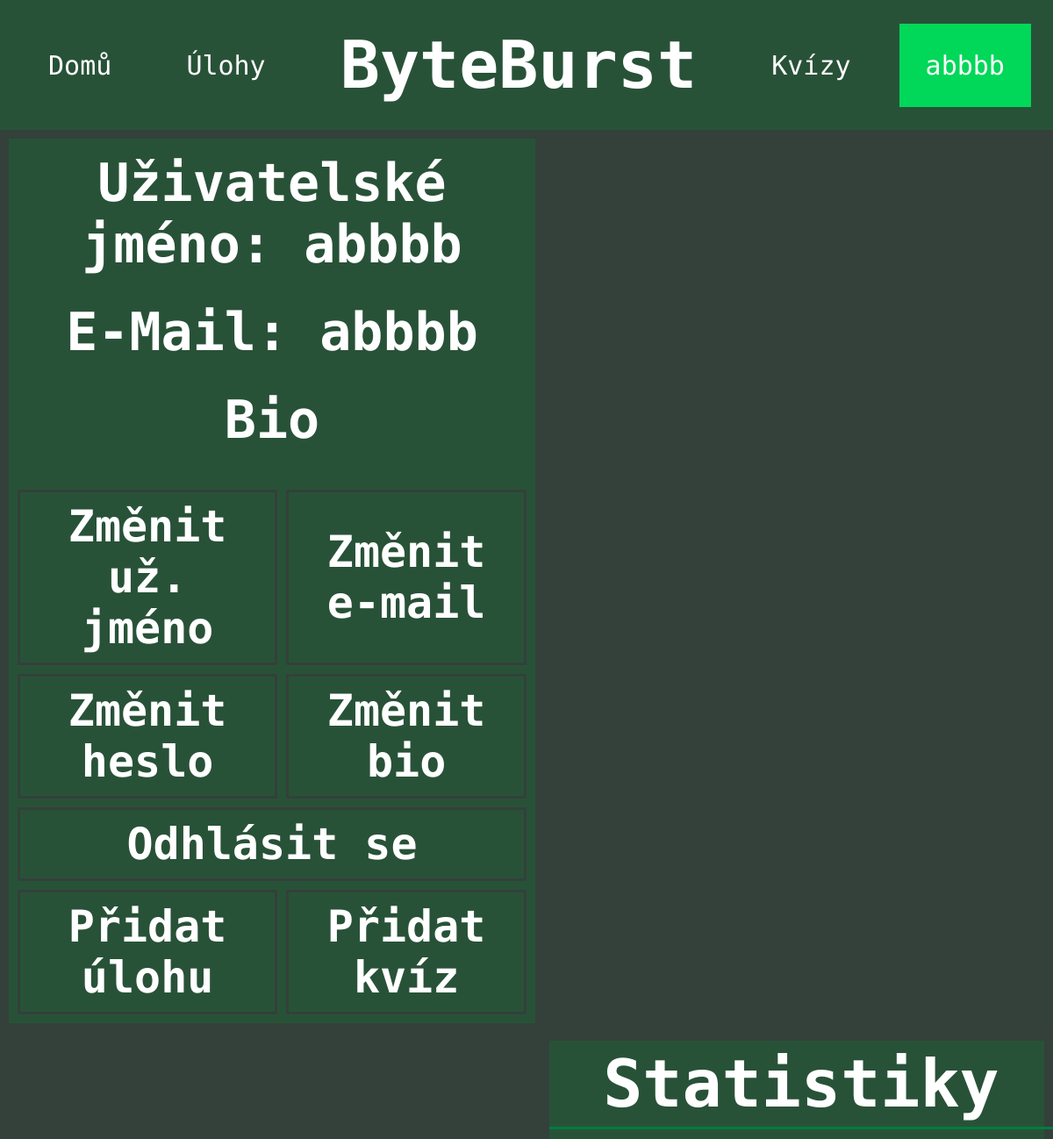
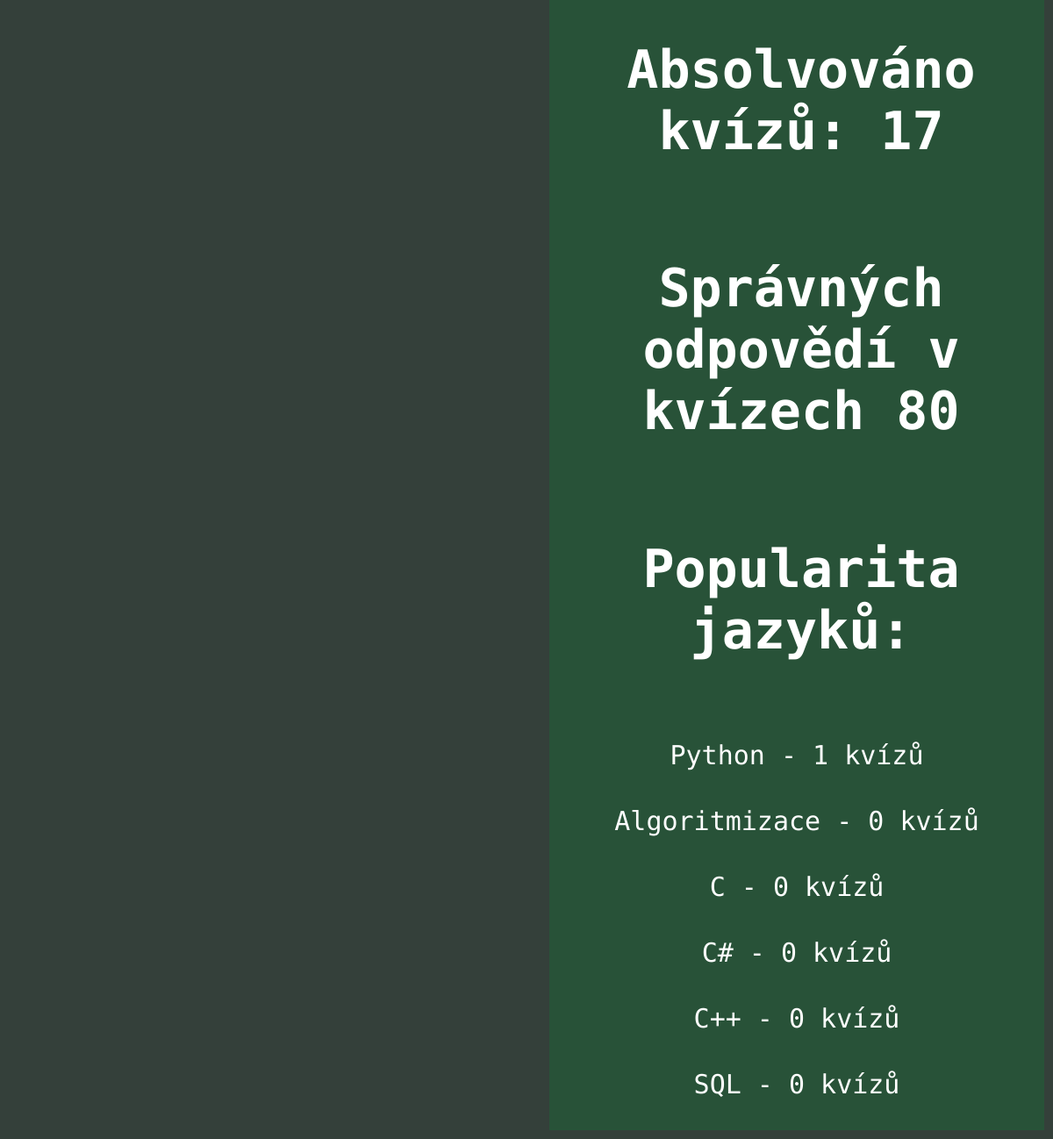
Screenshot of /profile (signed in) with the database file from the repository (2 pictures, top to bottom).
### tables this page shows
CREATE TABLE "category" (
	"id"	INTEGER,
	"name"	TEXT,
	PRIMARY KEY("id" AUTOINCREMENT)
);

### app.py (the view)
@app.route("/profile", methods=["POST","GET"])
def profile():
    print(session.get("username"))
    if request.method=="POST":
        con = sqlite3.connect("database.db")
        cur = con.cursor()
        username=request.form["name"]
        email=request.form["email"]
        password=request.form["password"]
        bio=request.form["bio"]
        email_duplicate=cur.execute("SELECT email FROM user WHERE email=?",(email,))
        email_duplicate=email_duplicate.fetchall()
        username_duplicate=cur.execute("SELECT username FROM user WHERE username=?",(username,))
        username_duplicate=username_duplicate.fetchall()
        con.commit()
        if username_duplicate and email_duplicate:
            flash("Zadaný E-Mail a uživatelské jméno jsou obsazené!")
            con.close()
            return redirect(url_for("profile"))
        elif email_duplicate:
            flash("Zadaný E-Mail je již obsazený!")
            con.close()
            return redirect(url_for("profile"))
        elif username_duplicate:
            flash("Zadané uživatelské jméno je obsazené!")
            con.close()
            return redirect(url_for("profile"))
        else:
            cur.execute("INSERT INTO user (username, email, password,bio) VALUES (?,?,?,?)",(username,email,password,bio))
            cur.execute("SELECT id FROM user where username=?",(username,))
            id=cur.fetchone()
            print(id[0])
            session["id"]=id[0]
            cur.execute("SELECT id FROM category ORDER BY id DESC")
            category_id_max=cur.fetchone()[0]
            for i in range(1,category_id_max+1):
                cur.execute("INSERT INTO language_popularity(user_id, category_id, value) VALUES (?, ?,?)",(session["id"],i,0,))
            session["bio"]=bio
            session["username"]=username
            session["email"]=email
            print(session["id"])
            con.commit()
            con.close()
            return redirect(url_for("index"))
    elif "username" in session:
        con = sqlite3.connect("database.db")
        cur = con.cursor()
        cur.execute("SELECT quiz_correct, quiz_absolved FROM user WHERE username=?",(session["username"],))
        quiz_correct, quiz_absolved=cur.fetchone()
        cur.execute("SELECT * FROM language_popularity WHERE user_id=?",(session["id"],))
        language_popularity_temporary=cur.fetchall()
        cur.execute("SELECT name FROM category")
        categories=cur.fetchall()
        language_popularity={}
        for i in range (0, len(categories)):
            language_popularity[categories[i]]=language_popularity_temporary[i][3]
        print(language_popularity)
        language_popularity=sorted(language_popularity.items(), key=lambda x: x[1], reverse=True)
        return render_template("pages/profil.html", active=4, username=session["username"], email=session["email"], bio=session["bio"], quiz_correct=quiz_correct, quiz_absolved=quiz_absolved, language_popularity=language_popularity)
    else:
        return render_template("profile_forms/register.html", active=4)

### templates/pages/profil.html (shortened to what this page needs)
{% extends "layout/header.html" %}
{% block content %}
<div class="profile-left-section">
    <h2>Uživatelské jméno: {{ username }}</h2><br>
    <h2>E-Mail: {{ email }}</h2><br>
    <h2>Bio</h2><br>
    <table class="profile-links">
    <tr>
        <td><a href="{{ url_for('change_username')}}">Změnit už. jméno</a></td>
        <td><a href="{{ url_for('change_email')}}">Změnit e-mail</a></td>
    </tr>
    <tr>
        <td><a href="{{ url_for('change_password')}}">Změnit heslo</a></td>
        <td><a href="{{ url_for('change_bio')}}">Změnit bio</a></td>
    </tr>
    <tr>
        <td colspan="2"><a href="{{ url_for('logout') }}">Odhlásit se</a></td>
    </tr>
    <tr>
        <td><a href="{{ url_for('add_task') }}">Přidat úlohu</a></td>
        <td><a href="{{ url_for('add_quiz') }}">Přidat kvíz</a></td>
    </tr>
    </table>
</div>
<div class="profile-right-section">
    <h1>Statistiky</h1>
    <h2>Absolvováno kvízů: {{ quiz_absolved }}</h2>
    <h2>Správných odpovědí v kvízech {{ quiz_correct }}</h2>
    <h2 style="text-align: center;">Popularita jazyků:</h2>
    {% for element in language_popularity %}
        <p>{{ element[0][0] }} - {{ element[1] }} kvízů</p>
    {% endfor %}
</div>
{% endblock %}

### templates/layout/header.html (shortened to what this page needs)
<!DOCTYPE html>
<html lang="en">
<head>
    <link rel="stylesheet" href="../static/css/style.css">
</head>
<body>
<header>
    <ul>
            {% if active==1 %}
            <li><a class="active" href="{{url_for('index')}}">Domů</a></li>
            {% else %}
            <li><a href="{{url_for('index')}}">Domů</a></li>
            {% endif %}
            {% if active==2 %}
            <li><a class="active" href="{{url_for('tasks')}}">Úlohy</a></li>
            {% else %}
            <li><a href="{{url_for('tasks')}}">Úlohy</a></li>
            {% endif %}
            <li style="margin: 30px;"><h1>ByteBurst</h1></li>
            {% if active==3 %}
            <li><a class="active" href="{{url_for('kvizy')}}">Kvízy</a></li>
            {% else %}
            <li><a href="{{url_for('kvizy')}}">Kvízy</a></li>
            {% endif %}
            {% if active==4 and not session["username"] %}
            <li><a class="active" href="{{url_for('profile')}}">Registrovat</a></li>
            {% elif not session["username"] %}
            <li><a href="{{url_for('profile')}}">Registrovat</a></li>
            {% elif active!=4 %}
            <li><a href="{{url_for('profile')}}">{{ session["username"] }}</a></li>
            {% else %}
            <li class="active" style="float:right"><a href="{{url_for('profile')}}">{{ session["username"] }}</a></li>
            {% endif %}
      </ul>
</header>
    {% block content %}{% endblock %}
</body>
</html>

### static/css/style.css (style rules this page uses)
* { font-family: "Ubuntu Mono", monospace; color: white; }
:root { --background-green:#285238; --hover-green:#007C41; --active-green:#01D758; --page-background: #34403A; }
body { margin: 0; padding: 0; background-color: #34403A; }
header ul { list-style-type: none; margin: 0; padding: 0; overflow: hidden; background-color: var(--background-green); display: flex; justify-content: space-evenly; align-items: center; }
header li a, button { display: block; text-align: center; padding: 30px 30px; margin: 0; text-decoration: none; font-size:30px; transition: 0.3s; background-color: none; }
header .active { background-color: var(--active-green); color:var(--background-green); }
h1 { font-size: 75px; display: inline-block; text-align: center; margin: auto; position: relative; }
h2 { font-size: 60px; display: inline-block; }
.profile-left-section { width: 50%; float: left; text-align: center; margin: 10px; background-color: var(--background-green); }
.profile-left-section h2 { margin: 10px; max-width: 90%; }
.profile-right-section { width: 47%; float: right; margin: 10px; background-color: var(--background-green); min-height: 500px; }
.profile-right-section h1,h2 { width: 100%; padding: 5px; text-align: center; }
.profile-right-section h1 { border-bottom: solid var(--hover-green); }
.profile-right-section p { font-size: 30px; padding: 5px; text-align: center; }
.profile-links { margin: auto; border-spacing: 10px; }
.profile-links a { text-decoration: none; font-weight: bold; font-size:50px; }
.profile-links tr, td { text-align: center; padding: 10px; }
.profile-links td { min-width: 200px; border: solid var(--page-background); transition: 0.3s; }

### rows the page displays
category: name "Python", element "1"
category: name "Algoritmizace", element "0"
category: name "C", element "0"
category: name "C#", element "0"
category: name "C++", element "0"
category: name "SQL", element "0"

### other values shown
{{ session["username"] }} "abbbb"
{{ username }} "abbbb"
{{ email }} "abbbb"
{{ quiz_absolved }} "17"
{{ quiz_correct }} "80"
